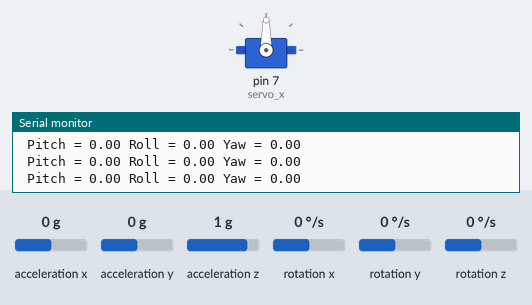
A sketch run on a simulated Arduino Uno, built with avr-gcc and run on an emulated ATmega328P. On the bench: servo, the last lines printed to the serial monitor. The inputs (shaded band) are chosen by the test bench; at power-on: acceleration x 0 g, acceleration y 0 g, acceleration z 1 g, rotation x 0 °/s, rotation y 0 °/s, rotation z 0 °/s.

Above: at 1.2 s.
1.3 s: acceleration x set to 0.8 g
At 2.4 s:
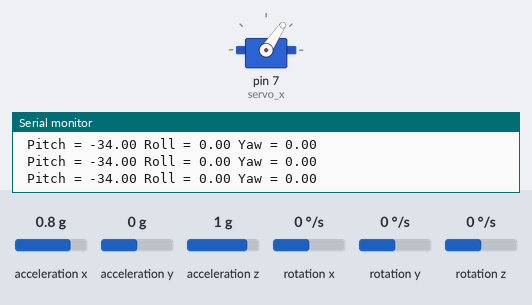
2.9 s: acceleration y set to -1.4 g
At 4.1 s:
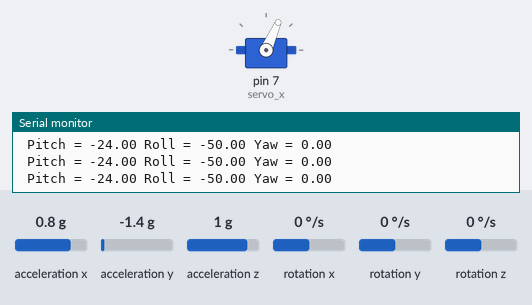
4.4 s: acceleration x set to -1.4 g
At 5.7 s:
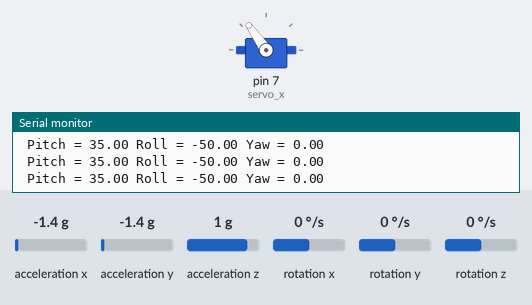
6.0 s: acceleration x set to -0.8 g
At 6.6 s:
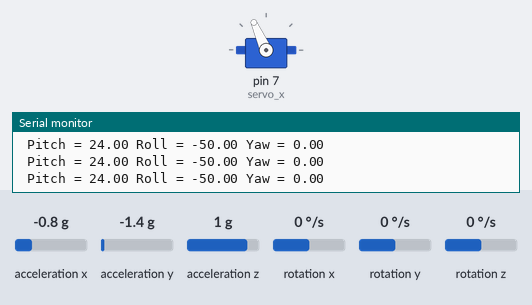
7.5 s: acceleration z set to -1.4 g
At 8.3 s:
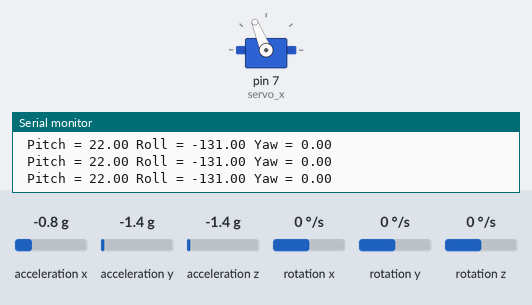
Timing chart, 0 to 10.5 s (numbered marks = the images above; inputs shaded):
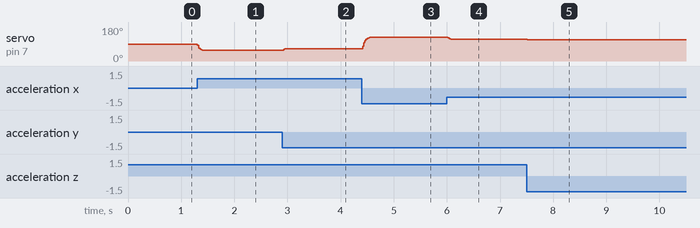

Measured:
- after the input at 1.3 s, servo on pin 7 (servo_x): 90° → 56° at once
- after the input at 2.9 s, servo on pin 7 (servo_x): 56° → 66° at once
- after the input at 4.4 s, servo on pin 7 (servo_x): 66° → 125° at once
- after the input at 6.0 s, servo on pin 7 (servo_x): 125° → 114° at once
- after the input at 7.5 s, servo on pin 7 (servo_x): 114° → 112° at once

The sketch:

IMU.ino
```cpp
#include <Wire.h>
#include <MPU6050.h>
#include <Servo.h>

MPU6050 mpu;
Servo servo_x;
// Timers
unsigned long timer = 0;
float timeStep = 0.01;

// Pitch, Roll and Yaw values
float pitch = 0;
float roll = 0;
float yaw = 0;
float a = 0.8 ; //Complementary filter

void setup()
{
  Serial.begin(115200);

  // Initialize MPU6050
  while(!mpu.begin(MPU6050_SCALE_2000DPS, MPU6050_RANGE_2G))
  {
    Serial.println("Could not find a valid MPU6050 sensor, check wiring!");
    delay(500);
  }

  servo_x.attach(7);

  // Calibrate gyroscope. The calibration must be at rest.
  // If you don't want calibrate, comment this line.
  mpu.calibrateGyro();

  // Set threshold sensivty. Default 3.
  // If you don't want use threshold, comment this line or set 0.
   mpu.setThreshold(3);
}

void loop()
{
  timer = millis();
  // Read normalized values
  Vector normAccel = mpu.readNormalizeAccel();
  // Read normalized values
  Vector normGyro = mpu.readNormalizeGyro();

  int pitch_accel = -(atan2(normAccel.XAxis, sqrt(normAccel.YAxis*normAccel.YAxis + normAccel.ZAxis*normAccel.ZAxis))*180.0)/M_PI;
  int roll_accel = (atan2(normAccel.YAxis, normAccel.ZAxis)*180.0)/M_PI;
  // Calculate Pitch, Roll and Yaw
  int total_pitch = a*(pitch + normGyro.YAxis * timeStep) + (1-a)* pitch_accel;
  int total_roll = a*(roll + normGyro.XAxis * timeStep) + (1-a)*roll_accel;
  yaw = yaw + normGyro.ZAxis * timeStep;

  pitch=total_pitch;
  roll=total_roll;

  // Output raw
  Serial.print(" Pitch = ");
  Serial.print(pitch);
  Serial.print(" Roll = ");
  Serial.print(roll);
  Serial.print(" Yaw = ");
  Serial.println(yaw);

  servo_x.write(pitch+90);
  // Wait to full timeStep period
  delay((timeStep*1000) - (millis() - timer));
}
```
